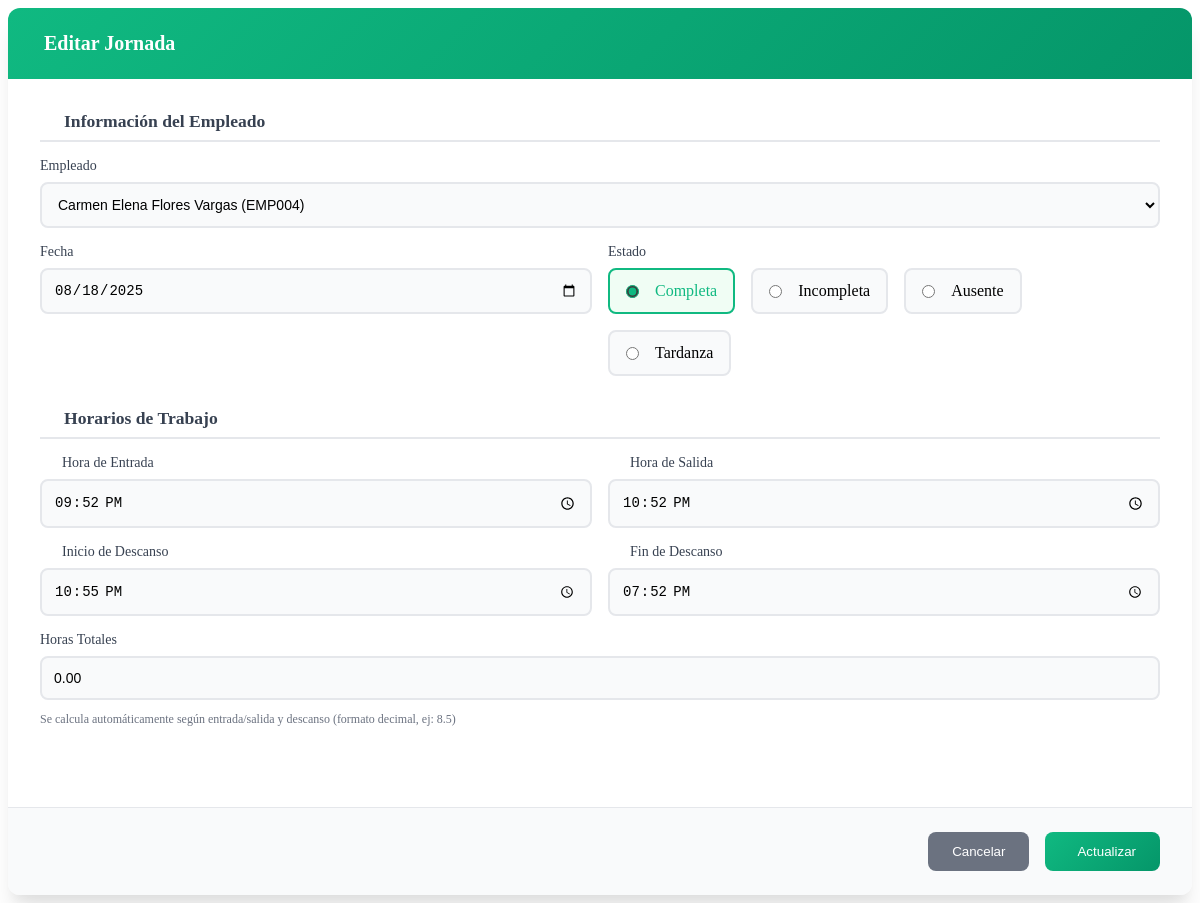
Page /app/views/jornadas/edit_modal.php?id=4 (signed in) on the committed database.
### tables this page shows
CREATE TABLE `jornadas` (
  `id` int NOT NULL,
  `personal_id` int NOT NULL,
  `date` date NOT NULL,
  `entry_time` time DEFAULT NULL,
  `exit_time` time DEFAULT NULL,
  `break_start` time DEFAULT NULL,
  `break_end` time DEFAULT NULL,
  `total_hours` decimal(4,2) DEFAULT NULL,
  `status` enum('COMPLETA','INCOMPLETA','AUSENTE','TARDANZA') DEFAULT 'COMPLETA',
  `created_at` timestamp NULL DEFAULT CURRENT_TIMESTAMP,
  `is_deleted` tinyint(1) NOT NULL DEFAULT '0'
);

CREATE TABLE `personal` (
  `id` int NOT NULL,
  `user_id` int DEFAULT NULL,
  `employee_code` varchar(20) NOT NULL,
  `first_name` varchar(100) NOT NULL,
  `last_name` varchar(100) NOT NULL,
  `dni` varchar(20) DEFAULT NULL,
  `birth_date` date DEFAULT NULL,
  `hire_date` date NOT NULL,
  `position` varchar(100) DEFAULT NULL,
  `department` varchar(100) DEFAULT NULL,
  `salary` decimal(10,2) DEFAULT NULL,
  `status` enum('ACTIVO','INACTIVO','VACACIONES','LICENCIA') DEFAULT 'ACTIVO',
  `phone` varchar(20) DEFAULT NULL,
  `address` text,
  `emergency_contact` varchar(100) DEFAULT NULL,
  `emergency_phone` varchar(20) DEFAULT NULL,
  `created_at` timestamp NULL DEFAULT CURRENT_TIMESTAMP,
  `is_deleted` tinyint(1) NOT NULL DEFAULT '0'
);

### app/views/jornadas/edit_modal.php (the view, shortened to what this page needs)
<?php
$id = isset($_GET['id']) ? (int)$_GET['id'] : 0;
$jornada = null;
$sql = 'SELECT j.*, per.first_name, per.last_name, per.employee_code
        FROM jornadas j
        INNER JOIN personal per ON j.personal_id = per.id
        WHERE j.id = ? LIMIT 1';
if ($stmt = mysqli_prepare($GLOBALS['conn'], $sql)) {
    mysqli_stmt_bind_param($stmt, 'i', $id);
    mysqli_stmt_execute($stmt);
    $res = mysqli_stmt_get_result($stmt);
    $jornada = mysqli_fetch_assoc($res);
}
$personal = [];
$sql = 'SELECT id, first_name, last_name, employee_code FROM personal WHERE status = "ACTIVO" ORDER BY first_name, last_name';
$res = mysqli_query($GLOBALS['conn'], $sql);
while ($row = mysqli_fetch_assoc($res)) {
    $personal[] = $row;
}
?>
<div class="modal-content">
  <div class="modal-header">
    <h3>Editar Jornada</h3>
  </div>
  <form id="editJornadaForm" class="edit-form">
    <div class="form-section">
      <h4><i class="fa fa-user"></i> Información del Empleado</h4>
      <div class="form-grid">
        <div class="form-group full-width">
          <label class="form-label">Empleado</label>
          <select name="personal_id" class="form-select" required>
            <?php foreach ($personal as $emp): ?>
              <option value="<?= (int)$emp['id'] ?>" <?= $emp['id'] == $jornada['personal_id'] ? 'selected' : '' ?>>
                <?= htmlspecialchars($emp['first_name'] . ' ' . $emp['last_name'] . ' (' . $emp['employee_code'] . ')') ?>
              </option>
            <?php endforeach; ?>
          </select>
        </div>
        <div class="form-group">
          <label class="form-label">Fecha</label>
          <input type="date" name="date" class="form-input" value="<?= htmlspecialchars($jornada['date']) ?>" required>
        </div>
        <div class="form-group">
          <label class="form-label">Estado</label>
          <div class="status-options">
            <label class="status-option <?= $jornada['status'] == 'COMPLETA' ? 'selected' : '' ?>">
              <input type="radio" name="status" value="COMPLETA" <?= $jornada['status'] == 'COMPLETA' ? 'checked' : '' ?>>
              <i class="fa fa-check-circle"></i> Completa
            </label>
            <label class="status-option <?= $jornada['status'] == 'INCOMPLETA' ? 'selected' : '' ?>">
              <input type="radio" name="status" value="INCOMPLETA" <?= $jornada['status'] == 'INCOMPLETA' ? 'checked' : '' ?>>
              <i class="fa fa-clock"></i> Incompleta
            </label>
            <label class="status-option <?= $jornada['status'] == 'AUSENTE' ? 'selected' : '' ?>">
              <input type="radio" name="status" value="AUSENTE" <?= $jornada['status'] == 'AUSENTE' ? 'checked' : '' ?>>
              <i class="fa fa-times-circle"></i> Ausente
            </label>
            <label class="status-option <?= $jornada['status'] == 'TARDANZA' ? 'selected' : '' ?>">
              <input type="radio" name="status" value="TARDANZA" <?= $jornada['status'] == 'TARDANZA' ? 'checked' : '' ?>>
              <i class="fa fa-hourglass-half"></i> Tardanza
            </label>
          </div>
        </div>
      </div>
    </div>
    <div class="form-section">
      <h4><i class="fa fa-clock"></i> Horarios de Trabajo</h4>
      <div class="time-inputs">
        <div class="time-group">
          <label class="time-label">
            <i class="fa fa-sign-in-alt"></i> Hora de Entrada
          </label>
          <input type="time" name="entry_time" class="time-input" value="<?= htmlspecialchars($jornada['entry_time']) ?>">
        </div>
        <div class="time-group">
          <label class="time-label">
            <i class="fa fa-sign-out-alt"></i> Hora de Salida
          </label>
          <input type="time" name="exit_time" class="time-input" value="<?= htmlspecialchars($jornada['exit_time']) ?>">
        </div>
        <div class="time-group">
          <label class="time-label">
            <i class="fa fa-coffee"></i> Inicio de Descanso
          </label>
          <input type="time" name="break_start" class="time-input" value="<?= htmlspecialchars($jornada['break_start']) ?>">
        </div>
        <div class="time-group">
          <label class="time-label">
            <i class="fa fa-coffee"></i> Fin de Descanso
          </label>
          <input type="time" name="break_end" class="time-input" value="<?= htmlspecialchars($jornada['break_end']) ?>">
        </div>
      </div>
      <div class="form-group" style="margin-top: 1rem;">
        <label class="form-label">Horas Totales</label>
        <input type="number" name="total_hours" class="form-input" value="<?= htmlspecialchars($jornada['total_hours']) ?>" step="0.25" min="0" max="24" readonly>
        <div class="form-helper">Se calcula automáticamente según entrada/salida y descanso (formato decimal, ej: 8.5)</div>
      </div>
    </div>
  </form>
  <div class="modal-actions">
    <button type="button" class="btn-secondary" onclick="if (parent && parent.closeModal) parent.closeModal();">
      <i class="fa fa-times"></i> Cancelar
    </button>
    <button type="button" class="btn-primary" id="submitBtn" onclick="submitEditForm()">
      <i class="fa fa-save"></i> Actualizar
    </button>
  </div>
</div>

### app/views/jornadas/edit_modal.php (style rules this page uses)
.modal-content { background: white; border-radius: 12px; overflow: hidden; box-shadow: 0 20px 25px -5px rgba(0, 0, 0, 0.1), 0 10px 10px -5px rgba(0, 0, 0, 0.04); }
.modal-header { background: linear-gradient(135deg, #10b981 0%, #059669 100%); color: white; padding: 1.5rem; display: flex; align-items: center; gap: 0.75rem; }
.modal-header h3 { margin: 0; font-size: 1.25rem; font-weight: 600; }
.edit-form { padding: 2rem; }
.form-section { margin-bottom: 2rem; }
.form-section h4 { margin: 0 0 1rem 0; color: #374151; font-size: 1.1rem; font-weight: 600; display: flex; align-items: center; gap: 0.5rem; padding-bottom: 0.5rem; border-bottom: 2px solid #e5e7eb; }
.form-grid { display: grid; grid-template-columns: repeat(2, 1fr); gap: 1rem; }
.form-group { display: flex; flex-direction: column; gap: 0.5rem; }
.form-group.full-width { grid-column: 1 / -1; }
.form-label { font-weight: 500; color: #374151; font-size: 0.875rem; }
.form-input, .form-select, .form-textarea { padding: 0.75rem; border: 2px solid #e5e7eb; border-radius: 8px; font-size: 0.875rem; transition: all 0.2s ease; background: #f9fafb; }
.form-helper { font-size: 0.75rem; color: #6b7280; margin-top: 0.25rem; }
.time-inputs { display: grid; grid-template-columns: repeat(2, 1fr); gap: 1rem; }
.time-group { display: flex; flex-direction: column; gap: 0.5rem; }
.time-label { font-weight: 500; color: #374151; font-size: 0.875rem; display: flex; align-items: center; gap: 0.5rem; }
.time-input { padding: 0.75rem; border: 2px solid #e5e7eb; border-radius: 8px; font-size: 0.875rem; transition: all 0.2s ease; background: #f9fafb; }
.status-options { display: flex; gap: 1rem; flex-wrap: wrap; }
.status-option { display: flex; align-items: center; gap: 0.5rem; padding: 0.75rem 1rem; border: 2px solid #e5e7eb; border-radius: 8px; cursor: pointer; transition: all 0.2s ease; background: #f9fafb; }
.status-option input[type="radio"] { margin: 0; accent-color: #10b981; }
.status-option.selected { border-color: #10b981; background: #f0fdf4; color: #10b981; }
.modal-actions { display: flex; gap: 1rem; justify-content: flex-end; padding: 1.5rem 2rem; background: #f9fafb; border-top: 1px solid #e5e7eb; }
.btn-secondary { background: #6b7280; color: white; border: none; padding: 0.75rem 1.5rem; border-radius: 8px; cursor: pointer; font-weight: 500; transition: all 0.2s ease; }
.btn-primary { background: linear-gradient(135deg, #10b981 0%, #059669 100%); color: white; border: none; padding: 0.75rem 1.5rem; border-radius: 8px; cursor: pointer; font-weight: 500; display: flex; align-items: center; gap: 0.5rem; transition: all 0.2s ease; }

### rows in the picture
jornadas: personal_id "Carmen Elena Flores Vargas (EMP004)", date "08/18/2025", status "☑ Completa", status "☐ Incompleta", status "☐ Ausente", status "☐ Tardanza", entry_time "21:52:00", exit_time "22:52:00", break_start "22:55:00", break_end "19:52:00", total_hours "0.00"
